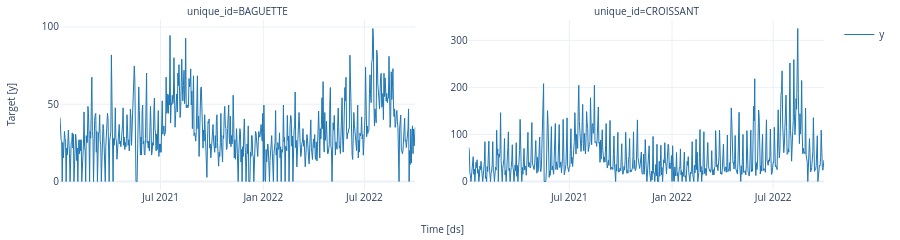

Notebook code for this chart:
### Code cell
plot_series(df=df, ids=["BAGUETTE", "CROISSANT"], palette="tab10", engine="plotly")

### Figure 1 — Plotly figure (JSON) as saved in the notebook; plotly's stock layout.template omitted (floating-point values rounded to 4 significant figures; data arrays with more than 128 entries replaced by an {"elided": "..."} marker saying what was removed)
{"data": [{"legendgroup": "y", "line": {"color": "#1f77b4", "width": 1}, "mode": "lines", "name": "y", "showlegend": true, "type": "scatter", "x": {"elided": "637 str values"}, "xaxis": "x", "y": {"elided": "637 float values"}, "yaxis": "y"}, {"legendgroup": "y", "line": {"color": "#1f77b4", "width": 1}, "mode": "lines", "name": "y", "showlegend": false, "type": "scatter", "x": {"elided": "637 str values"}, "xaxis": "x2", "y": {"elided": "637 float values"}, "yaxis": "y2"}], "layout": {"annotations": [{"font": {"size": 10}, "showarrow": false, "text": "unique_id=BAGUETTE", "x": 0.2325, "xanchor": "center", "xref": "paper", "y": 1, "yanchor": "bottom", "yref": "paper"}, {"font": {"size": 10}, "showarrow": false, "text": "unique_id=CROISSANT", "x": 0.7675, "xanchor": "center", "xref": "paper", "y": 1, "yanchor": "bottom", "yref": "paper"}, {"font": {"size": 10}, "showarrow": false, "text": "Time [ds]", "x": 0.5, "xanchor": "center", "xref": "paper", "y": 0, "yanchor": "top", "yref": "paper", "yshift": -30}, {"font": {"size": 10}, "showarrow": false, "text": "Target [y]", "textangle": -90, "x": 0, "xanchor": "right", "xref": "paper", "xshift": -40, "y": 0.5, "yanchor": "middle", "yref": "paper"}], "autosize": true, "font": {"size": 10}, "height": 200, "margin": {"b": 50, "l": 60, "r": 10, "t": 20}, "xaxis": {"anchor": "y", "domain": [0, 0.465], "showticklabels": true, "visible": true}, "xaxis2": {"anchor": "y2", "domain": [0.535, 1.0], "showticklabels": true, "visible": true}, "yaxis": {"anchor": "x", "domain": [0, 1]}, "yaxis2": {"anchor": "x2", "domain": [0, 1]}}}
